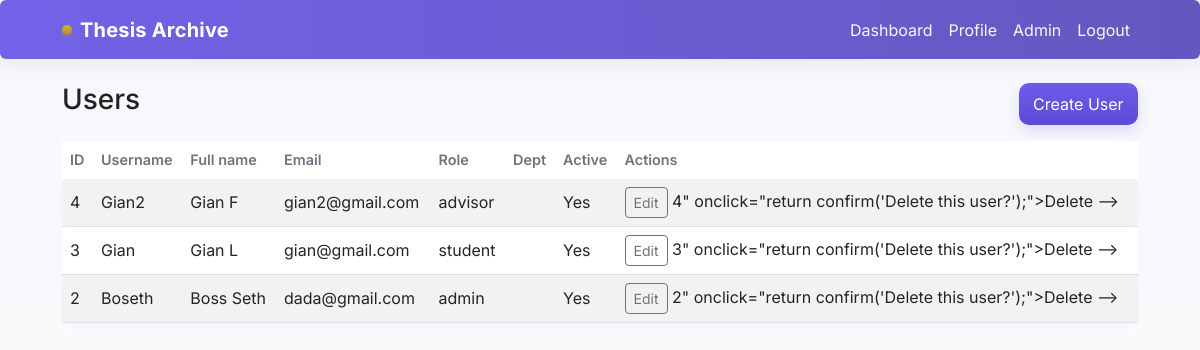
Page /manage_users.php (signed in) on the committed database.
### tables this page shows
CREATE TABLE `users` (
  `id` int(11) NOT NULL,
  `username` varchar(100) NOT NULL,
  `password_hash` varchar(255) NOT NULL,
  `full_name` varchar(200) NOT NULL,
  `email` varchar(200) NOT NULL,
  `role` enum('student','advisor','admin','librarian') NOT NULL DEFAULT 'student',
  `department_id` int(11) DEFAULT NULL,
  `profile_pic` varchar(255) DEFAULT NULL,
  `signature_pic` varchar(255) DEFAULT NULL,
  `active` tinyint(1) DEFAULT 1,
  `created_at` timestamp NOT NULL DEFAULT current_timestamp(),
  `updated_at` timestamp NOT NULL DEFAULT current_timestamp() ON UPDATE current_timestamp()
);

### manage_users.php (the view, shortened to what this page needs)
<?php
include 'db.php';
include 'header.php';
$res = $conn->query("SELECT u.*, d.name as dept FROM users u LEFT JOIN departments d ON u.department_id = d.id ORDER BY u.created_at DESC");
?>
<div class="d-flex justify-content-between mb-3">
  <h3>Users</h3>
  <a class="btn btn-primary" href="create_users.php">Create User</a>
</div>
<table class="table table-striped">
  <thead>
    <tr>
      <th>ID</th>
      <th>Username</th>
      <th>Full name</th>
      <th>Email</th>
      <th>Role</th>
      <th>Dept</th>
      <th>Active</th>
      <th>Actions</th>
    </tr>
  </thead>
  <tbody>
    <?php if ($res && $res->num_rows > 0): ?>
      <?php while ($u = $res->fetch_assoc()): ?>
        <tr>
          <td><?php echo (int)$u['id']; ?></td>
          <td><?php echo htmlspecialchars($u['username']); ?></td>
          <td><?php echo htmlspecialchars($u['full_name']); ?></td>
          <td><?php echo htmlspecialchars($u['email']); ?></td>
          <td><?php echo htmlspecialchars($u['role']); ?></td>
          <td><?php echo htmlspecialchars($u['dept']); ?></td>
          <td><?php echo $u['active'] ? 'Yes' : 'No'; ?></td>
          <td>
            <a class="btn btn-sm btn-outline-secondary" href="edit_users.php?id=<?php echo (int)$u['id']; ?>">Edit</a>
          <?php echo (int)$u['id']; ?>" onclick="return confirm('Delete this user?');">Delete</a> -->
          </td>
        </tr>
      <?php endwhile; ?>
    <?php else: ?>
      <tr><td colspan="8" class="text-center">No users found.</td></tr>
    <?php endif; ?>
  </tbody>
</table>
<?php include 'footer.php'; ?>

### header.php (shortened to what this page needs)
<!doctype html>
<html lang="en">
<head>
  <link href="https://cdn.jsdelivr.net/npm/bootstrap@5.3.0/dist/css/bootstrap.min.css" rel="stylesheet">
  <link rel="stylesheet" href="style.css">
</head>
<body>
<nav class="navbar navbar-expand-lg navbar-light mb-4">
  <div class="container">
    <a class="navbar-brand brand-badge" href="search.php">
      <span class="brand-dot"></span>
      <span style="color:#fff;font-weight:700;">Thesis Archive</span>
    </a>
    <div class="collapse navbar-collapse" id="navCollapse">
      <ul class="navbar-nav ms-auto">
        <?php if (!empty($_SESSION['user_id'])): ?>
          <li class="nav-item"><a class="nav-link" href="student_dashboard.php">Dashboard</a></li>
          <li class="nav-item"><a class="nav-link" href="profile.php">Profile</a></li>
          <?php if (!empty($_SESSION['user_role']) && in_array($_SESSION['user_role'], ['admin','librarian'])): ?>
            <li class="nav-item"><a class="nav-link" href="admin_dashboard.php">Admin</a></li>
          <?php endif; ?>
          <li class="nav-item"><a class="nav-link" href="logout.php">Logout</a></li>
        <?php else: ?>
          <li class="nav-item"><a class="nav-link" href="register.php">Register</a></li>
          <li class="nav-item"><a class="nav-link" href="login.php">Login</a></li>
          <li class="nav-item"><a class="nav-link" href="search.php">Library</a></li>
        <?php endif; ?>
      </ul>
    </div>
  </div>
</nav>
<div class="container">

### footer.php (shortened to what this page needs)
</div>
</body>
</html>

### style.css (style rules this page uses)
* { box-sizing:border-box }
html,body { height:100% }
body { font-family: "Inter", system-ui, -apple-system, "Segoe UI", Roboto, "Helvetica Neue", Arial; background: linear-gradient(180deg, var(--bg) 0%, #ffffff 100%); color: #222; -webkit-font-smoothing:antialiased; -moz-osx-font-smoothing:grayscale; line-height:1.5; padding-bottom:40px; }
.container { max-width:1100px; }
.navbar { background: linear-gradient(90deg, rgba(108,92,231,0.96), rgba(92,79,188,0.95)); border-radius: calc(var(--radius) / 2); box-shadow: var(--shadow-sm); padding: .6rem 1rem; }
.navbar .navbar-brand { color: #fff; font-weight:700; letter-spacing:0.2px; }
.navbar .nav-link { color: rgba(255,255,255,0.95); }
.brand-badge { display:inline-flex; align-items:center; gap:.5rem; }
.brand-dot { width:10px; height:10px; border-radius:50%; background: linear-gradient(180deg,var(--secondary),var(--secondary-600)); box-shadow: 0 2px 6px rgba(212,175,55,0.28); }
.btn-primary { background: linear-gradient(180deg,var(--primary),var(--primary-600)); border: none; color: #fff; border-radius: 10px; padding: .56rem .9rem; box-shadow: 0 6px 14px rgba(108,92,231,0.18); transition: transform .12s ease, box-shadow .12s ease; }
.table { background: transparent; }
.table thead th { border-bottom: 0; color: var(--muted); font-weight:600; font-size: .9rem; }
.table tbody tr { background: linear-gradient(180deg, rgba(255,255,255,0.9), rgba(255,255,255,0.96)); box-shadow: 0 4px 12px rgba(35,38,56,0.03); border-radius: 8px; }
.table tbody tr td { vertical-align: middle; }
a, button { transition: .12s ease; }

### rows in the picture
users: id "4", username "Gian2", full_name "Gian F", email "gian2@gmail.com", role "advisor", active "Yes"
users: id "3", username "Gian", full_name "Gian L", email "gian@gmail.com", role "student", active "Yes"
users: id "2", username "Boseth", full_name "Boss Seth", email "dada@gmail.com", role "admin", active "Yes"
